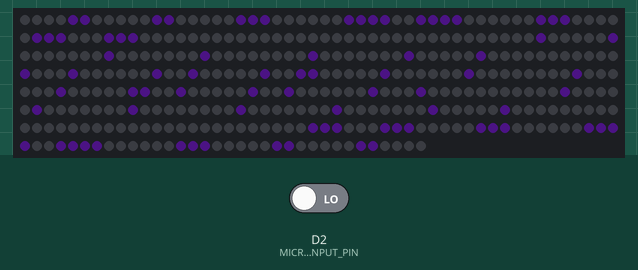
A program run on a simulated Arduino Nano ESP32. Shown: 384 RGB LEDs in strip order, left to right, continuing on the next row. Inputs (shaded band) come from the test bench; at power-on: D2 (MICROPHONE_INPUT_PIN) LOW. Dim RGB values are drawn brighter than linear; random numbers use the default seed unless the program sets one.

Above: at 0.1 s.

The program:

main.cpp
```cpp
#include <Arduino.h>
#include <Adafruit_NeoPixel.h>
#include <esp_random.h>

#include "constants.h"
#include "sprites.h"

using namespace std;

Adafruit_NeoPixel pixels(NUMPIXELS, NP_PIN, NEO_GRB + NEO_KHZ800);

uint8_t state = ST_NORM;

// color array - TODO: Store me to EEPROM!
// state, screen (eye, center), rgb
// double colors[][2][3] = {

//   {{ 0.3961, 0.1020, 0.6902 }, { 0.3961, 0.1020, 0.6902 }},   // NORM
//   {{ 0.0157, 0.1922, 0.9765 }, { 0.0157, 0.1922, 0.9765 }},
//   {{ 1.0, 1.0, 1.0 }, { 1.0, 1.0, 1.0 }},
//   {{ 1.0, 1.0, 1.0 }, { 1.0, 1.0, 1.0 }}

// };


// state -> screen {eye, center} -> {r,g,b}
byte colors[][2][3] = {

  {{ 101, 26, 176 }, { 101, 26, 176 }},   // NORM
  {{ 4, 49, 249 }, { 4, 49, 249 }},
  {{ 1, 1, 1 }, { 1, 1, 1 }},
  {{ 1, 1, 1 }, { 1, 1, 1 }}

};

unsigned long switchMillis = 0;  // TODO: testing - remove me
bool updated = false; // TODO: testing - remove me
unsigned char switchCount = 0;  // TODO: testing - remove me

void setAll_sprite(uint8_t spriteLefthandEye[64], uint8_t spriteCenter[256], uint8_t spriteRighthandEye[64], byte color[][2][3], uint8_t state);
void setCenter_sprite(uint8_t sprite[256], byte color[][2][3], uint8_t state);
void setLefthandEye_sprite(uint8_t sprite[64], byte color[][2][3], uint8_t state);
void setRighthandEye_sprite(uint8_t sprite[64], byte color[][2][3], uint8_t state);

void setup() {

  Serial.begin(115200);

  state = ST_NORM;

  pixels.begin();
  pixels.clear();

  pixels.setBrightness(10);

  setAll_sprite(Sprites::eye_lefthand_norm, Sprites::center_blep3, Sprites::eye_righthand_norm, colors, state);

  switchMillis = millis(); // TODO: testing - remove me

}

// RUNTIME VARS FOR ANIMATIONS:
// blinking
bool anim_BlinkEnabled = true;
unsigned long anim_BlinkEventNextStartingMillis = millis() + ANIM_BLINK_DELAY_MS;
bool anim_BlinkStagesStarted[] = {false, false, false};

// speaking
bool anim_SpeakNormEnabled = true;
bool anim_SpeakBlepEnabled = false;

unsigned long anim_SpeakLastActivationMillis = 0;
unsigned long anim_SpeakAnimStartedMillis = 0;
bool anim_SpeakTriggered = false;
unsigned char anim_SpeakState = 0;
bool anim_SpeakScreenUpdated = false;

// blep transition (forwards)
unsigned long anim_BlepTransitionStartingMillis = 0;
bool anim_BlepTransitionStagesStarted[] = {false, false, false};

void loop() {

  // TODO: testing - remove me
  if (millis() > (switchMillis + 10000)) {

    if (state == ST_NORM && switchCount < 5) { state = ST_BLEPTRANSITION; }
    else if (state == ST_NORM && switchCount > 5) { switchCount = 0; state = ST_UWU; }
    else if (state == ST_UWU) { state = ST_NORM; }
    else if (state == ST_BLEP) { state = ST_BLEPTRANSITION_R; }

    switchMillis = millis();
    switchCount += 1;
    updated = false;
  }

  switch(state) {

    default:

    case ST_NORM:

      if (!updated) {

        setAll_sprite(Sprites::eye_lefthand_norm, Sprites::center_norm, Sprites::eye_righthand_norm, colors, state);

        anim_BlinkEnabled = true;
        anim_BlinkEventNextStartingMillis = millis() + ANIM_BLINK_DELAY_MS;

        anim_SpeakNormEnabled = true;

        updated = true;

      }

      break;

    case ST_BLEPTRANSITION:

      anim_BlinkEnabled = false;
      anim_SpeakNormEnabled = false;

      if (!anim_BlepTransitionStagesStarted[0]) {

        anim_BlepTransitionStagesStarted[0] = true;
        anim_BlepTransitionStartingMillis = millis();

        setCenter_sprite(Sprites::center_blep0, colors, ST_NORM);
        pixels.show();

      } else if (millis() > (anim_BlepTransitionStartingMillis + (ANIM_BLEPTRANSITION_DURATION_MS / 3)) && !anim_BlepTransitionStagesStarted[1]) {

        anim_BlepTransitionStagesStarted[1] = true;
        setAll_sprite(Sprites::eye_lefthand_blink1, Sprites::center_blep1, Sprites::eye_righthand_blink1, colors, ST_NORM);

      } else if (millis() > (anim_BlepTransitionStartingMillis + ( 2 * (ANIM_BLEPTRANSITION_DURATION_MS / 3))) && !anim_BlepTransitionStagesStarted[2]) {

        anim_BlepTransitionStagesStarted[2] = true;
        setAll_sprite(Sprites::eye_lefthand_blink1, Sprites::center_blep2, Sprites::eye_righthand_blink1, colors, ST_NORM);

      } else if (millis() > (anim_BlepTransitionStartingMillis + ANIM_BLEPTRANSITION_DURATION_MS)) {

        setAll_sprite(Sprites::eye_lefthand_blink2, Sprites::center_blep3, Sprites::eye_righthand_blink2, colors, ST_NORM);

        anim_BlepTransitionStagesStarted[0] = false;
        anim_BlepTransitionStagesStarted[1] = false;
        anim_BlepTransitionStagesStarted[2] = false;

        state = ST_BLEP;

      }

      break;

    case ST_BLEPTRANSITION_R:

      anim_BlinkEnabled = false;
      anim_SpeakNormEnabled = false;

      if (!anim_BlepTransitionStagesStarted[0]) {

        anim_BlepTransitionStagesStarted[0] = true;
        anim_BlepTransitionStartingMillis = millis();

        setAll_sprite(Sprites::eye_lefthand_blink2, Sprites::center_blep3, Sprites::eye_righthand_blink2, colors, ST_NORM);
        pixels.show();

      } else if (millis() > (anim_BlepTransitionStartingMillis + (ANIM_BLEPTRANSITION_DURATION_MS / 3)) && !anim_BlepTransitionStagesStarted[1]) {

        anim_BlepTransitionStagesStarted[1] = true;
        setAll_sprite(Sprites::eye_lefthand_blink1, Sprites::center_blep2, Sprites::eye_righthand_blink1, colors, ST_NORM);

      } else if (millis() > (anim_BlepTransitionStartingMillis + ( 2 * (ANIM_BLEPTRANSITION_DURATION_MS / 3))) && !anim_BlepTransitionStagesStarted[2]) {

        anim_BlepTransitionStagesStarted[2] = true;
        setAll_sprite(Sprites::eye_lefthand_blink1, Sprites::center_blep1, Sprites::eye_righthand_blink1, colors, ST_NORM);

      } else if (millis() > (anim_BlepTransitionStartingMillis + ANIM_BLEPTRANSITION_DURATION_MS)) {

        setAll_sprite(Sprites::eye_lefthand_blink1, Sprites::center_blep0, Sprites::eye_righthand_blink1, colors, ST_NORM);

        anim_BlepTransitionStagesStarted[0] = false;
        anim_BlepTransitionStagesStarted[1] = false;
        anim_BlepTransitionStagesStarted[2] = false;

        state = ST_NORM;

      }

      break;

    case ST_BLEP:

      anim_BlinkEnabled = false;
      anim_SpeakNormEnabled = false;

      if (!updated) { setAll_sprite(Sprites::eye_lefthand_blink2, Sprites::center_blep3, Sprites::eye_righthand_blink2, colors, ST_NORM); updated = true; }

      break;

    case ST_UWU:

      anim_BlinkEnabled = false;
      anim_SpeakNormEnabled = false;

      if (!updated) { setAll_sprite(Sprites::eye_lefthand_u, Sprites::center_uwu, Sprites::eye_righthand_u, colors, 1); updated = true; }

  }

  // these will override anything manually set
  // disable this when using alternative sprites or manual pixel setting

  // blinking routune
  if (anim_BlinkEnabled) {

    // frame 1
    if (millis() > anim_BlinkEventNextStartingMillis && !anim_BlinkStagesStarted[0]) {

      anim_BlinkStagesStarted[0] = true;

      setLefthandEye_sprite(Sprites::eye_lefthand_blink1, colors, state);
      setRighthandEye_sprite(Sprites::eye_righthand_blink1, colors, state);

      pixels.show();

    } else if ((millis() > (anim_BlinkEventNextStartingMillis + (ANIM_BLINK_DURATION_MS / 3))) && !anim_BlinkStagesStarted[1]) {  // blink frame 2

      anim_BlinkStagesStarted[1] = true;

      setLefthandEye_sprite(Sprites::eye_lefthand_blink2, colors, state);
      setRighthandEye_sprite(Sprites::eye_righthand_blink2, colors, state);

      pixels.show();

    } else if ((millis() > (anim_BlinkEventNextStartingMillis + (2 * (ANIM_BLINK_DURATION_MS / 3)))) && !anim_BlinkStagesStarted[2]) {  // blink frame 1

      anim_BlinkStagesStarted[2] = true;

      setLefthandEye_sprite(Sprites::eye_lefthand_blink1, colors, state);
      setRighthandEye_sprite(Sprites::eye_righthand_blink1, colors, state);

      pixels.show();

    } else if (millis() > ( anim_BlinkEventNextStartingMillis + ANIM_BLINK_DURATION_MS )) {  // end action

      double jitterAdder = esp_random() * ( (double)ANIM_BLINK_DELAY_JITTER_MS / (double)UINT32_MAX );
      anim_BlinkEventNextStartingMillis = millis() + ANIM_BLINK_DELAY_MS + (unsigned long)jitterAdder;

      anim_BlinkStagesStarted[0] = false;
      anim_BlinkStagesStarted[1] = false;
      anim_BlinkStagesStarted[2] = false;

      setLefthandEye_sprite(Sprites::eye_lefthand_norm, colors, state);
      setRighthandEye_sprite(Sprites::eye_righthand_norm, colors, state);

      pixels.show();

    }

  }

  // speaking routine
  if (anim_SpeakLastActivationMillis + millis() > ANIM_SPEAK_TIMEOUT_PERIOD_MILLIS) { anim_SpeakTriggered = false; }
  if (digitalRead(MICROPHONE_INPUT_PIN)) { anim_SpeakTriggered = true; anim_SpeakLastActivationMillis = millis(); }

  if (anim_SpeakNormEnabled && false) {

    switch (anim_SpeakState) {

      default:

      case SPEAKST_NORM_IDLE:

        if (!anim_SpeakScreenUpdated) {
          setCenter_sprite(Sprites::center_norm, colors, ST_NORM);
          pixels.show();
          anim_SpeakScreenUpdated = true;
        }

        if (anim_SpeakTriggered) {
          anim_SpeakState = SPEAKST_NORM_FORWARD_ANIM;
          anim_SpeakScreenUpdated = false;
          anim_SpeakAnimStartedMillis = millis();
        }

        break;

      case SPEAKST_NORM_FORWARD_ANIM:


        if (!anim_SpeakScreenUpdated) {
          setCenter_sprite(Sprites::center_speak1, colors, ST_NORM);
          pixels.show();
          anim_SpeakScreenUpdated = true;
        }

        if (millis() > anim_SpeakAnimStartedMillis + (ANIM_SPEAK_DURATION_MS / 2)) {

          setCenter_sprite(Sprites::center_speak2, colors, ST_NORM);

          anim_SpeakScreenUpdated = false;
          anim_SpeakState = SPEAKST_NORM_HOLD_ON;

        }

        break;

      case SPEAKST_NORM_REVERSE_ANIM:

        break;

      case SPEAKST_NORM_HOLD_ON:

        if (!anim_SpeakTriggered) {
          anim_SpeakState = SPEAKST_NORM_IDLE;
          anim_SpeakScreenUpdated = false;
        }

        break;

    }

  }

}

void setRighthandEye_sprite(uint8_t sprite[64], byte color[][2][3], uint8_t state) {

  for (int i = 0; i < EYE_SIZE; i++) {

    uint8_t r = sprite[i] * (color[state][1][0] / 255.0);
    uint8_t g = sprite[i] * (color[state][1][1] / 255.0);
    uint8_t b = sprite[i] * (color[state][1][2] / 255.0);

    pixels.setPixelColor(i, pixels.Color(r, g, b));

  }

}

void setLefthandEye_sprite(uint8_t sprite[64], byte color[][2][3], uint8_t state) {

    for (int i = 0; i < EYE_SIZE; i++) {

    uint8_t r = sprite[i] * (color[state][1][0] / 255.0);
    uint8_t g = sprite[i] * (color[state][1][1] / 255.0);
    uint8_t b = sprite[i] * (color[state][1][2] / 255.0);

      pixels.setPixelColor(i + (EYE_SIZE + CENTER_SIZE), pixels.Color(r, g, b));

  }

}

void setCenter_sprite(uint8_t sprite[256], byte color[][2][3], uint8_t state) {

  for (int i = 0; i < CENTER_SIZE; i++) {

    uint8_t r = sprite[i] * (color[state][1][0] / 255.0);
    uint8_t g = sprite[i] * (color[state][1][1] / 255.0);
    uint8_t b = sprite[i] * (color[state][1][2] / 255.0);

    pixels.setPixelColor(i + EYE_SIZE, pixels.Color(r, g, b));

  }

}

void setAll_sprite(uint8_t spriteLefthandEye[64], uint8_t spriteCenter[256], uint8_t spriteRighthandEye[64], byte color[][2][3], uint8_t state) {
  setRighthandEye_sprite(spriteRighthandEye, color, state);
  setCenter_sprite(spriteCenter, color, state);
  setLefthandEye_sprite(spriteLefthandEye, color, state);
  pixels.show();
}
```

constants.h
```cpp
#include <Arduino.h>

#ifndef CONSTANTS_H
#define CONSTANTS_H

namespace Constants {

    // Neopixel Grid Settings
    #define NP_PIN 9
    #define CENTER_SIZE 256
    #define EYE_SIZE 64
    #define NUMPIXELS CENTER_SIZE + EYE_SIZE + EYE_SIZE

    // Timings
    #define ANIM_BLINK_DURATION_MS 175
    #define ANIM_BLINK_DELAY_MS 2200
    #define ANIM_BLINK_DELAY_JITTER_MS 1000

    #define ANIM_BLEPTRANSITION_DURATION_MS 270

    // Speech
    #define MICROPHONE_INPUT_PIN D2
    #define ANIM_SPEAK_TIMEOUT_PERIOD_MILLIS 400
    #define ANIM_SPEAK_DURATION_MS 150

    // States
    #define ST_NORM 0    // blink cycle + normal speak
    #define ST_BLEPTRANSITION 1
    #define ST_BLEPTRANSITION_R 2
    #define ST_BLEP 3
    #define ST_UWU 4    // UwU face, no anim

    #define SPEAKST_NORM_IDLE 0
    #define SPEAKST_NORM_FORWARD_ANIM 1
    #define SPEAKST_NORM_REVERSE_ANIM 2
    #define SPEAKST_NORM_HOLD_ON 3

}

#endif
```

Source omitted: sprites.h (data table, 12784 bytes)
